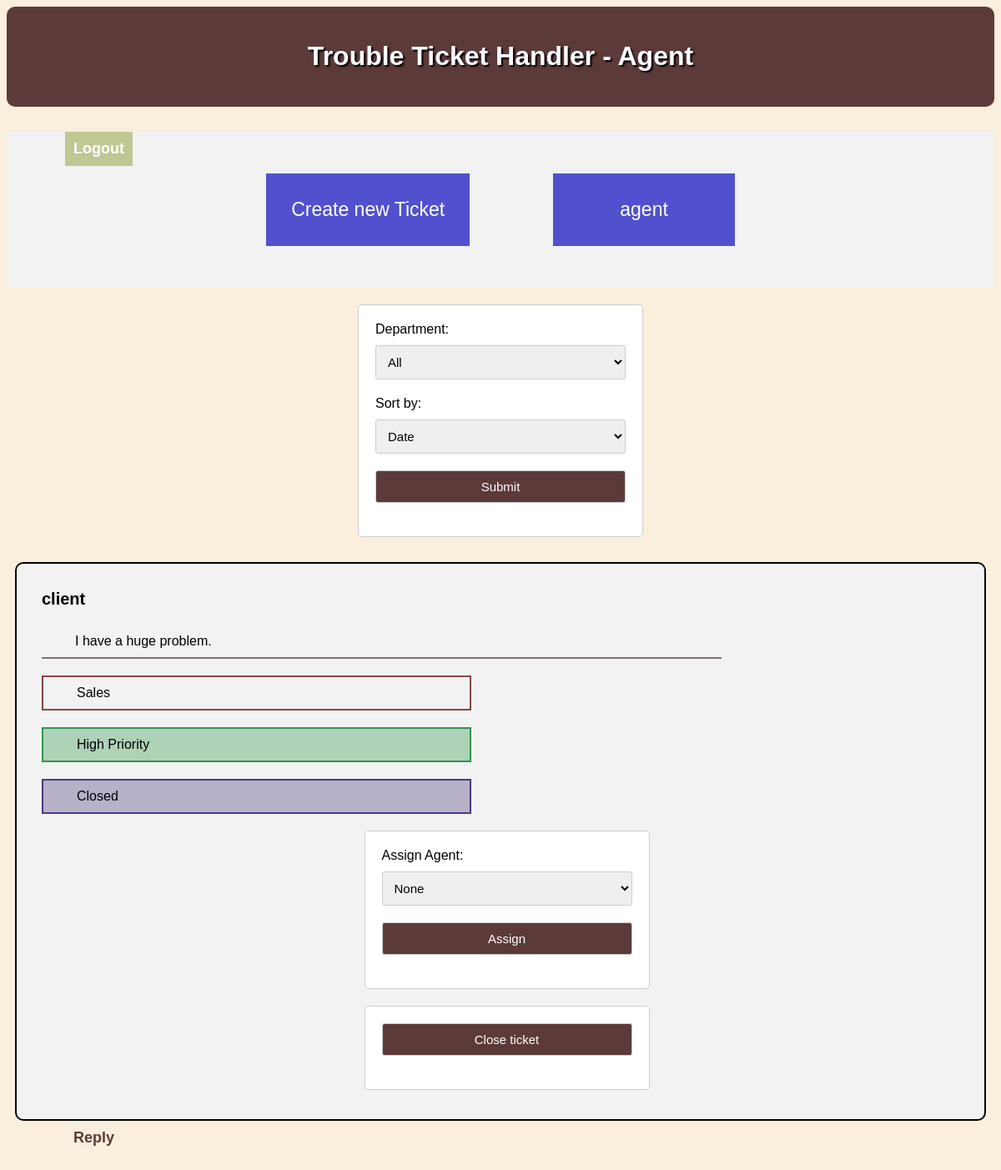
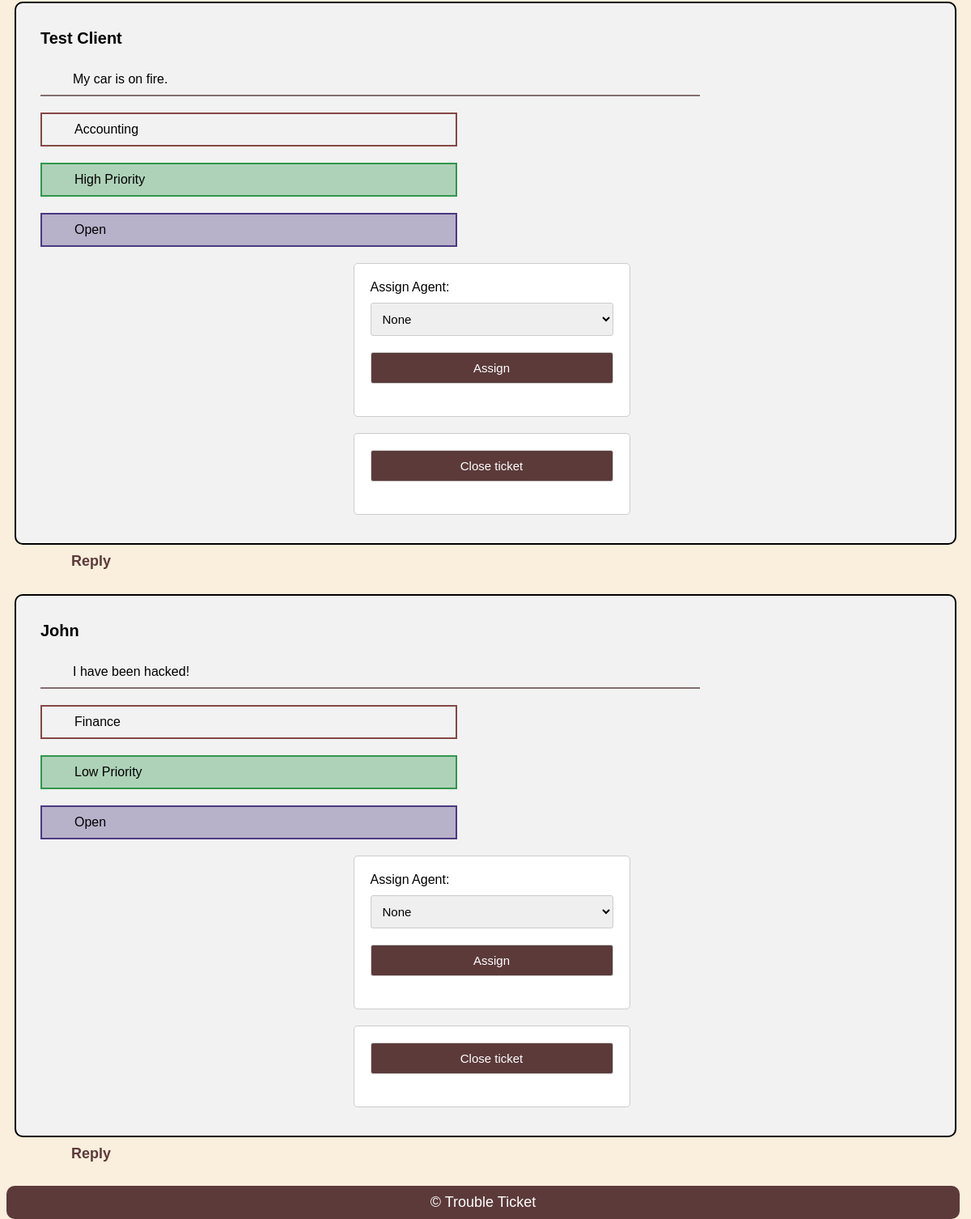
/agent.php (signed in), run on the app's committed database (2 pictures, top to bottom).
### tables this page shows
CREATE TABLE user (
  id INTEGER PRIMARY KEY AUTOINCREMENT,
  status TEXT NOT NULL,
  name TEXT NOT NULL,
  username TEXT UNIQUE NOT NULL,
  password TEXT NOT NULL,
  email TEXT NOT NULL,
  department TEXT
);

### agent.php (the view, shortened to what this page needs)
<?php
$db = getDataBaseConnection();
$stmt = $db->prepare("SELECT * FROM user WHERE id = :id");
$stmt->bindParam(':id', $_SESSION['user_id']);
$stmt->execute();
$user = $stmt->fetch();
$stmt = $db->prepare("SELECT * FROM user WHERE status = 'Agent' or status = 'Admin'");
$stmt->execute();
$agents = $stmt->fetchAll();
$stmt = $db->prepare("SELECT user.name as client_name, ticket.message, ticket.status, ticket.department as dep, ticket.id as ticket_id
                      , ticket.priority
                      FROM ticket
                      JOIN user ON ticket.client_id = user.id");
$stmt->execute();
$tickets = $stmt->fetchAll();
?>
<!DOCTYPE html>
<html lang="en-US">
<head>
    <link rel="stylesheet" href="style2.css">
</head>
<body>
<header>
    <h1><a href="agent.php">Trouble Ticket Handler - Agent</a></h1>
</header>
<a href="login.php" class="a-prof">Logout</a>
<ul id="menu">
    <a href="ticket.php">
        <li class="first">Create new Ticket</li>
    </a>
    <a href="profile.php">
        <li class="last"><?= $user['name'] ?></li>
    </a>
</ul>
<form action="" method="post">
<label for="sort">Department:</label>
  <select name="department">
  <option value = "all"> All </option>
  </select>
  <label for="sort">Sort by:</label>
  <select id="sort" name="sort">
    <option value="date">Date</option>
  </select>
  <input type="submit" value="Submit">
</form>
<section id = "tickets">
<?php foreach ($tickets as $ticket): ?>
  <div id="ticket">
  <h2><?= $ticket['client_name'] ?></h2>
    <div class = "ticket-info">
      <p><?= $ticket['message'] ?></p>
      <p><?= $ticket['dep'] ?></p>
      <p><?= $ticket['priority']. " Priority" ?></p>
      <p><?= $ticket['status'] ?></p>
    </div>
    <form action="" method="post" class = "assign">
      <label for="assign">Assign Agent:</label>
      <select name="agent">
      <option value = "none"> None </option>
      </select>
      <input type="submit" name = "assign" value="Assign">
    </form>
    <form action = "" method = "POST">
      <input type = "submit" value = "Close ticket">
    </form>
  </div>
  <a href="#" class="reply-ticket" onclick="showForm(<?= $ticket['ticket_id'] ?>)">Reply</a>
<?php endforeach; ?>
</section>
  <footer>
    &copy; Trouble Ticket
  </footer>
</body>
</html>

### style2.css (style rules this page uses)
body { font-family: Arial, sans-serif; background-color: rgb(250, 238, 220); margin: 15; padding: 0; margin-bottom: 70px; }
header { background-color: rgb(92, 58, 58); color: #fff; padding: 20px; text-align: center; margin-bottom: 30px; border-radius: 10px; text-shadow: black 2px 2px 2px; }
h1 a { color: white; margin: 20px; }
form { max-width: 300px; margin: 20px auto; padding: 20px; background-color: #fff; border: 1px solid #ccc; border-radius: 5px; }
label { display: block; margin-bottom: 10px; }
a { color: rgb(92, 58, 58); text-decoration: none; }
footer { position: fixed; bottom: 0; width: 96.5%; border-radius: 10px; text-align: center; background-color: rgb(92, 58, 58); color: #fff; padding: 10px; margin-top: 30px; font-size: 18px; }
input[type="submit"] { font-size: 17px; background-color: rgb(92, 58, 58); color: #fff; padding: 10px 20px; border: none; border-radius: 3px; cursor: pointer; }
.a-prof { position: absolute; background-color:rgba(144, 158, 54, 0.5); padding: 10px; margin-left: 70px; display: inline-block; font-size: 18px; font-weight: bold; color: white; box-sizing: content-box; margin-bottom: 20px; }
form textarea, form select, form input[type="checkbox"], form input[type="submit"] { width: 100%; padding: 10px; margin-bottom: 20px; border-radius: 3px; border: 1px solid #ccc; font-size: 15px; }
form select { margin-bottom: 20px; }
ul { list-style-type: none; margin: 0; padding: 0; display: flex; justify-content: center; background-color: #f2f2f2; }
ul li { padding: 10px 20px; }
ul a li { color: white; text-decoration: none; font-size: 23px; margin: 50px; }
.first { padding: 30px; background-color: rgb(81, 81, 207); }
.last { padding: 30px; padding-right: 80px; padding-left: 80px; background-color:rgb(81, 81, 207); }
#ticket { background-color: #f2f2f2; margin: 10px; padding: 15px; padding-left: 30px; margin-bottom: 10px; margin-top: 30px; border: 2px solid black; border-radius: 10px; }
div#ticket h2 { font-size: 20px; }
div#ticket p { margin-bottom: 5px; padding-left: 40px; margin-top: 20px; margin-right: 600px; padding-top: 10px; padding-bottom: 10px; }
div#ticket p:nth-child(1) { border-bottom: 2px solid #836e6e; margin-right: 300px; }
div#ticket p:nth-child(2) { border: 2px solid #844844; }
div#ticket p:nth-child(3) { border: 2px solid #32964d; background-color: #32964d5a; }
div#ticket p:nth-child(4) { border: 2px solid #4b3980; background-color: #4b39805a; }
.reply-ticket { margin-top: 30px; font-size: 18px; font-weight: bold; margin-left: 80px; }

### data on the page
user: name "agent"
user: name "client", message "I have a huge problem.", dep "Sales", priority "High", status "Closed"
user: name "Test Client", message "My car is on fire.", dep "Accounting", priority "High", status "Open"
user: name "John", message "I have been hacked!", dep "Finance", priority "Low", status "Open"
